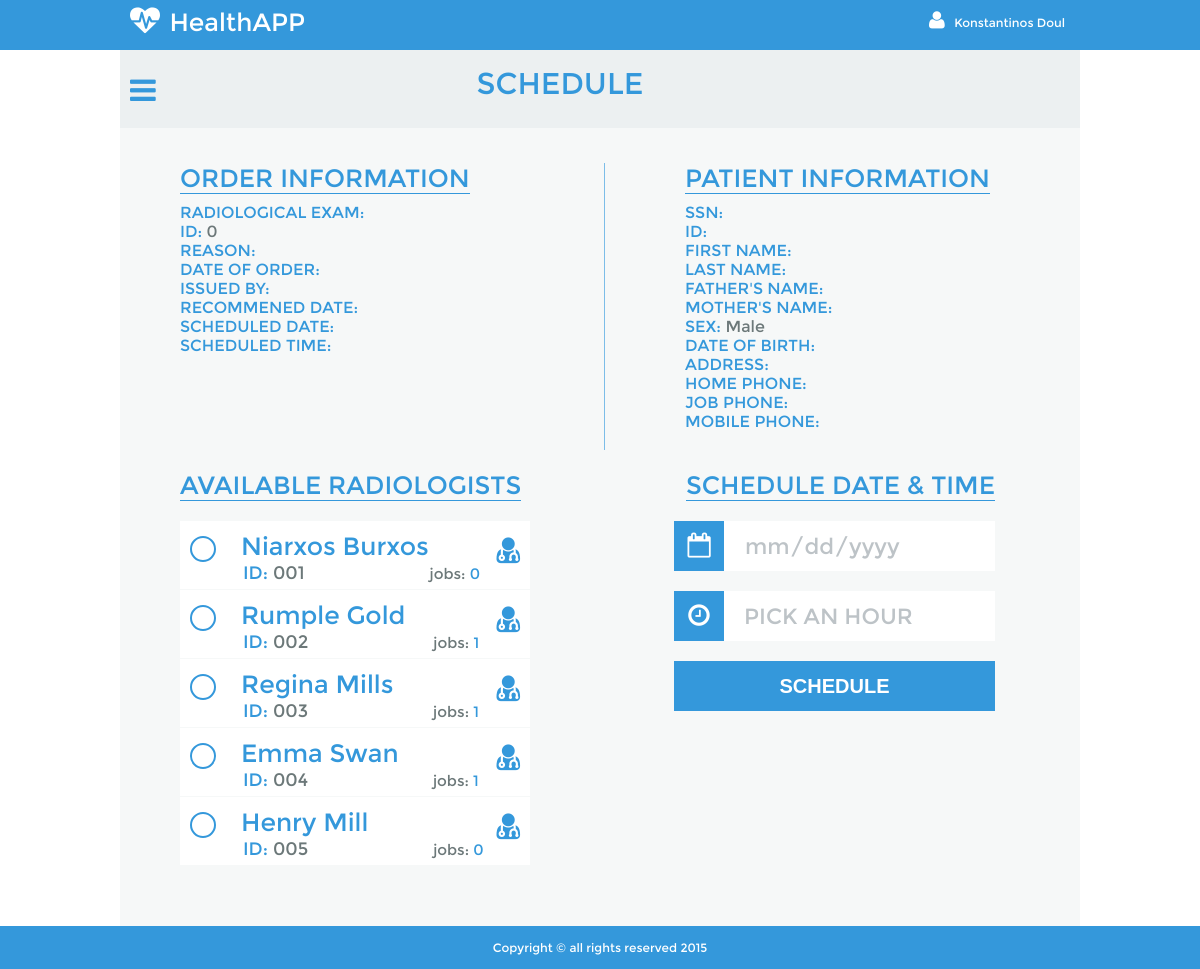
/schedule.php (signed in), run on the app's committed database.
### tables this page shows
CREATE TABLE IF NOT EXISTS `radiologist` (
  `radiologistID` int(11) NOT NULL,
  `rName` varchar(1024) DEFAULT NULL,
  `rSurname` varchar(1024) DEFAULT NULL
);

### session.php (called while the page is built, shortened)
<?php
$connection = mysqli_connect("localhost", "root", "", "ehealthproject");
$user_check=$_SESSION['login_user'];
$ses_sql=mysqli_query($connection, "SELECT userName, actualName FROM login WHERE userName='$user_check'");
$row = mysqli_fetch_assoc($ses_sql);
$actual_name=$row['actualName'];
?>

### schedule.php (the view, shortened to what this page needs)
<?php
include('session.php');
?>
<!DOCTYPE html>
<html lang="en">
<head>
	<link rel="stylesheet" href="css/mainStyle.css">
	<link rel="stylesheet" href="css/font-awesome.min.css">
	<link rel="stylesheet" href="css/BeatPicker.css">
	<link rel="stylesheet" href="css/jquery.timepicker.css">
</head>
<body>
	<header>
		<div id="logo">
			<span id="heart" class="fa fa-heartbeat"></span>
			<p id="log">HealthAPP</p>
			<div id="account">
				<span id="user" class="fa fa-user"></span>
				<p id="acc"><?php echo $actual_name; ?></p>
			</div>
		</div>
	</header>
	<div id="content">
		<div id="subheaderSch">
			<div id="sub-icons">
				<div id="menuBox"><span id="menu-icon" class="fa fa-bars"></span></div>
			</div>
			<p>SCHEDULE</p>
		</div>
		<div id="comm_infoSch">
			<p id="comm_titleSch">ORDER INFORMATION</p>
			<div id="informationSch">
	<?php
		$q = intval($_GET['q']);
		$con = mysqli_connect('localhost','root','','ehealthproject');
		$sql="SELECT * FROM command WHERE commandID='".$q."'";
		$result = mysqli_query($con,$sql);
		$row = mysqli_fetch_array($result);
		if($row['Current_State']=="pending"){
			if($row['Emergency_State']=="no"){
				echo	("<p class=\"norm_color\">RADIOLOGICAL EXAM: <span class=\"inf\">".$row['Type']."</span></p>");
				echo 	("<p class=\"norm_color\">ID: <span class=\"inf\">$q</span></p>");
				echo 	("<p class=\"norm_color\">REASON: <span class=\"inf\">".$row['Reason']."</span></p>");
				echo 	("<p class=\"norm_color\">DATE OF ORDER: <span class=\"inf\">".$row['Issued']."</span></p>");
				echo 	("<p class=\"norm_color\">ISSUED BY: <span class=\"inf\">".$row['Issued_by']."</span></p>");
				echo 	("<p class=\"norm_color\">RECOMMENED DATE: <span class=\"inf\">".$row['Recommended']."</span></p>");
				echo 	("<p class=\"norm_color\">EMERGENCY: <span class=\"inf\">Low priority</span></p>");
				echo	("<p class=\"norm_color\">SCHEDULED DATE: <span class=\"inf\">PENDING</span></p>");
			}
			else {
				echo	("<p class=\"norm_color\">RADIOLOGICAL EXAM: <span class=\"inf\">".$row['Type']."</span></p>");
				echo 	("<p class=\"norm_color\">ID: <span class=\"inf\">$q</span></p>");
				echo 	("<p class=\"norm_color\">REASON: <span class=\"inf\">".$row['Reason']."</span></p>");
				echo 	("<p class=\"norm_color\">DATE OF ORDER: <span class=\"inf\">".$row['Issued']."</span></p>");
				echo 	("<p class=\"norm_color\">ISSUED BY: <span class=\"inf\">".$row['Issued_by']."</span></p>");
				echo 	("<p class=\"norm_color\">RECOMMENED DATE: <span class=\"inf\">".$row['Recommended']."</span></p>");
				echo 	("<p class=\"norm_color\">EMERGENCY: <span class=\"inf\">High priority</span></p>");
				echo	("<p class=\"norm_color\">SCHEDULED DATE: <span class=\"inf\">PENDING</span></p>");
			}
		}
		else{
		echo	("<p class=\"norm_color\">RADIOLOGICAL EXAM: <span class=\"inf\">".$row['Type']."</span></p>");
		echo 	("<p class=\"norm_color\">ID: <span class=\"inf\">$q</span></p>");
		echo 	("<p class=\"norm_color\">REASON: <span class=\"inf\">".$row['Reason']."</span></p>");
		echo 	("<p class=\"norm_color\">DATE OF ORDER: <span class=\"inf\">".$row['Issued']."</span></p>");
		echo 	("<p class=\"norm_color\">ISSUED BY: <span class=\"inf\">".$row['Issued_by']."</span></p>");
		echo 	("<p class=\"norm_color\">RECOMMENED DATE: <span class=\"inf\">".$row['Recommended']."</span></p>");
		echo	("<p class=\"norm_color\">SCHEDULED DATE: <span class=\"inf\">".$row['Execute_by']."</span></p>");
		echo	("<p class=\"norm_color\">SCHEDULED TIME: <span class=\"inf\">".$row['Execute_Time']."</span></p>");
		}
	?>
			</div>
		</div>
		<div id="comm_infoPat">
			<p id="comm_titlePat">PATIENT INFORMATION</p>
			<div id="informationPat">
	<?php
		$q = intval($_GET['q']);
		$con = mysqli_connect('localhost','root','','ehealthproject');
		$sql="select patient.* from patient,command where command.commandID='".$q."' AND patient.patientID=command.patientID";
		$result = mysqli_query($con,$sql);
		$row = mysqli_fetch_array($result);
			echo	("<p class=\"norm_color\">SSN: <span class=\"inf\">".$row['SSN']."</span></p>");
			echo	("<p class=\"norm_color\">ID: <span class=\"inf\">".$row['patientID']."</span></p>");
			echo	("<p class=\"norm_color\">FIRST NAME: <span class=\"inf\">".$row['pName']."</span></p>");
			echo	("<p class=\"norm_color\">LAST NAME: <span class=\"inf\">".$row['pSurname']."</span></p>");
			echo	("<p class=\"norm_color\">FATHER'S NAME: <span class=\"inf\">".$row['Father_name']."</span></p>");
			echo	("<p class=\"norm_color\">MOTHER'S NAME: <span class=\"inf\">".$row['Mother_name']."</span></p>");
			if($row['Sex']==0) {
				echo	("<p class=\"norm_color\">SEX: <span class=\"inf\">Male</span></p>");
			}
			else {
				echo	("<p class=\"norm_color\">SEX: <span class=\"inf\">Female</span></p>");
			}
			echo	("<p class=\"norm_color\">DATE OF BIRTH: <span class=\"inf\">".$row['Date_of_birth']."</span></p>");
			echo	("<p class=\"norm_color\">ADDRESS: <span class=\"inf\">".$row['Address']."</span></p>");
			echo	("<p class=\"norm_color\">HOME PHONE: <span class=\"inf\">".$row['Home_phone']."</span></p>");
			echo	("<p class=\"norm_color\">JOB PHONE: <span class=\"inf\">".$row['Work_phone']."</span></p>");
			echo	("<p class=\"norm_color\">MOBILE PHONE: <span class=\"inf\">".$row['Cell_phone']."</span></p>");
		?>
				<br>
			</div>
		</div>
		<form method="POST" action="">
		<div id="av_radiologists">
			<p id="radio_title">AVAILABLE RADIOLOGISTS</p>
			<div id="radiolist">
			<?php
				$con = mysqli_connect('localhost','root','','ehealthproject');
				$sql="select * from radiologist";
				$result = mysqli_query($con,$sql);
				while($row = mysqli_fetch_array($result)) {
					echo("<div class=\"radiologist\">");
					echo("<p id=\"nameRd\"><span class=\"norm_color\">".$row['rName']." ".$row['rSurname']."</span></p>");
					echo("<p id=\"IDRd\"><span class=\"norm_color\">ID:</span> 00".$row['radiologistID']."</p>");
					$res = mysqli_query($con, "select COUNT(*) from command where radiologistID=".$row['radiologistID']."");
					$rw = mysqli_fetch_array($res);
					echo("<p id=\"jobs\">jobs: <span class=\"norm_color\">".$rw[0]."</span></p>");
					echo("<span id=\"rd_icon\" class=\"fa fa-user-md\"></span>");
					echo("</div>");
				}
			?>
			</div>
		</div>
		<div id="schedule">
			<p id="sch_title">SCHEDULE DATE &amp; TIME</p>
			<div id="inputSch">
					<div id="iconBoxS">
						<span id="calIcon" class="fa fa-calendar-o"></span>
					</div>
						<input  name="date" type="date" data-beatpicker="true" data-beatpicker-module="clear,icon,footer" placeholder="PICK A DATE">
					<div id="iconBoxS">
						<span id="clockIcon" class="fa fa-clock-o"></span>
					</div>
					<input name="time" type="text" id="clock" placeholder="PICK AN HOUR">
					<button id="sch_btn" type="submit" name="submit">SCHEDULE</button>
			</div>
		</div>
</form>
	</div>
	<footer>
		<p>Copyright &copy; all rights reserved 2015</p>
	</footer>
</body>
</html>

### css/mainStyle.css (style rules this page uses)
* { margin: 0; padding: 0; box-sizing:border-box; outline:none; }
body { font-family: "Montserrat"; }
header { display: block; width: 100%; height: 50px; background-color: #3498db; margin:0 auto; }
div#logo { display:block; width: 960px; margin:0 auto; }
#log { display: inline-block; font-size: 25px; color: #fff; margin-top: 6px; text-align: left; }
div#logo span#heart { display: inline-block; font-size: 30px; color: #fff; padding-left: 10px; padding-right: 5px; margin-top: 5px; }
div#logo span#user { font-size: 20px; color: #fff; padding-right: 5px; }
div#account { display:block; float:right; margin-top: 10px; margin-right: 15px; }
p#acc { display: inline-block; font-size: 12px; color: #fff; }
#menuBox { display: inline-block; width: 45px; padding:10px; }
#menu-icon { display: inline-block; color:#3498db; font-size: 30px; cursor: pointer; }
#sub-icons { display:block; float: left; }
span.norm_color { color:#3498db; }
.norm_color { color:#3498db; }
.inf { color:#6c7879; }
#content { width: 960px; margin: 0 auto; background-color: #f6f8f8; }
footer { position:relative; bottom:0; width: 100%; height: 43px; margin: 0 auto; text-align: center; background-color: #3498db; }
footer p { font-size: 12px; color:#fff; line-height: 43px; }
#subheaderSch { padding-top: 15px; padding-bottom: 13px; text-align: center; background-color: #ecf0f1 !important; }
#subheaderSch p { display: inline-block; color:#3498db; font-size: 30px; padding-right: 125px; }
#comm_infoSch { float:left; margin-top: 40px; margin-left: 25px; padding-left: 35px; margin-top: 35px; padding-right: 30px; }
#comm_titleSch { float:left; font-size: 25px; color: #3498db; border-bottom: 1px solid #3498db; }
#informationSch { padding-top: 20px; margin-top: 20px; }
#comm_infoPat { float:right; margin-top: 40px; margin-left: 25px; padding-left: 80px; margin-top: 35px; padding-right: 90px; border-left: 1px solid #7cbde8; }
#comm_titlePat { float:right; font-size: 25px; color: #3498db; border-bottom: 1px solid #3498db; }
#informationPat { padding-top: 20px; margin-top: 20px; }
#av_radiologists { float:left; margin-top: 20px; margin-left: 25px; padding-left: 35px; padding-right: 30px; }
#radio_title { float:left; font-size: 25px; color: #3498db; border-bottom: 1px solid #3498db; margin-bottom: 20px; }
.radiologist { float:left; width: 350px; background-color: #fff; margin-bottom: 1px; }
#nameRd { float: left; padding-left: 25px; padding-top: 10px; font-size: 25px; }
.radiologist span { color:#3498db; }
.radiologist p { color:#6c7879; }
#IDRd { display: inline-block; font-size: 18px; padding-left: 63px; }
#jobs { display: inline-block; font-size: 15px; padding-left: 125px; }
#IDRd, #jobs { padding-top: -5px; padding-bottom: 5px; }
#rd_icon { float:right; font-size: 30px; }
span#rd_icon { display: block; margin-top: -27px; margin-right: 10px; }
#radiolist { margin-bottom: 60px; }
#schedule { float:right; text-align: center; margin-top: 20px; margin-right: 25px; padding-right: 60px; }
#sch_title { float:right; font-size: 25px; color: #3498db; border-bottom: 1px solid #3498db; margin-bottom: 20px; }
#inputSch input { border: none; width: 271px; height: 50px; background-color: #fff; }
#iconBoxS { float: left; width: 50px; height: 50px; background-color: #3498db; margin-left: 55px; text-align: center; margin-bottom: 20px; }
#calIcon { font-size: 25px; color: #fff; line-height: 50px; }
#clockIcon { font-size: 25px; color: #fff; line-height: 50px; }
#inputSch input[placeholder] { font-size: 22px; color: #bdc3c7 !important; font-family: "Montserrat"; padding-left: 20px; }
#sch_btn { width: 321px; height: 50px; background-color: #3498db; font-size: 20px; font-weight: bold; color: #fff; margin-left: 55px; border:none; transition: all 0.3s ease 0s; }

### css/BeatPicker.css (style rules this page uses)
.beatpicker-inputnode { background-position: right center; background-repeat: no-repeat; cursor: pointer; }

### data on the page
radiologist: rName "Niarxos", rSurname "Burxos", radiologistID "1", rw "0"
radiologist: rName "Rumple", rSurname "Gold", radiologistID "2", rw "1"
radiologist: rName "Regina", rSurname "Mills", radiologistID "3", rw "1"
radiologist: rName "Emma", rSurname "Swan", radiologistID "4", rw "1"
radiologist: rName "Henry", rSurname "Mill", radiologistID "5", rw "0"

### other printed values
$actual_name "Konstantinos Doul"
$q "0"
